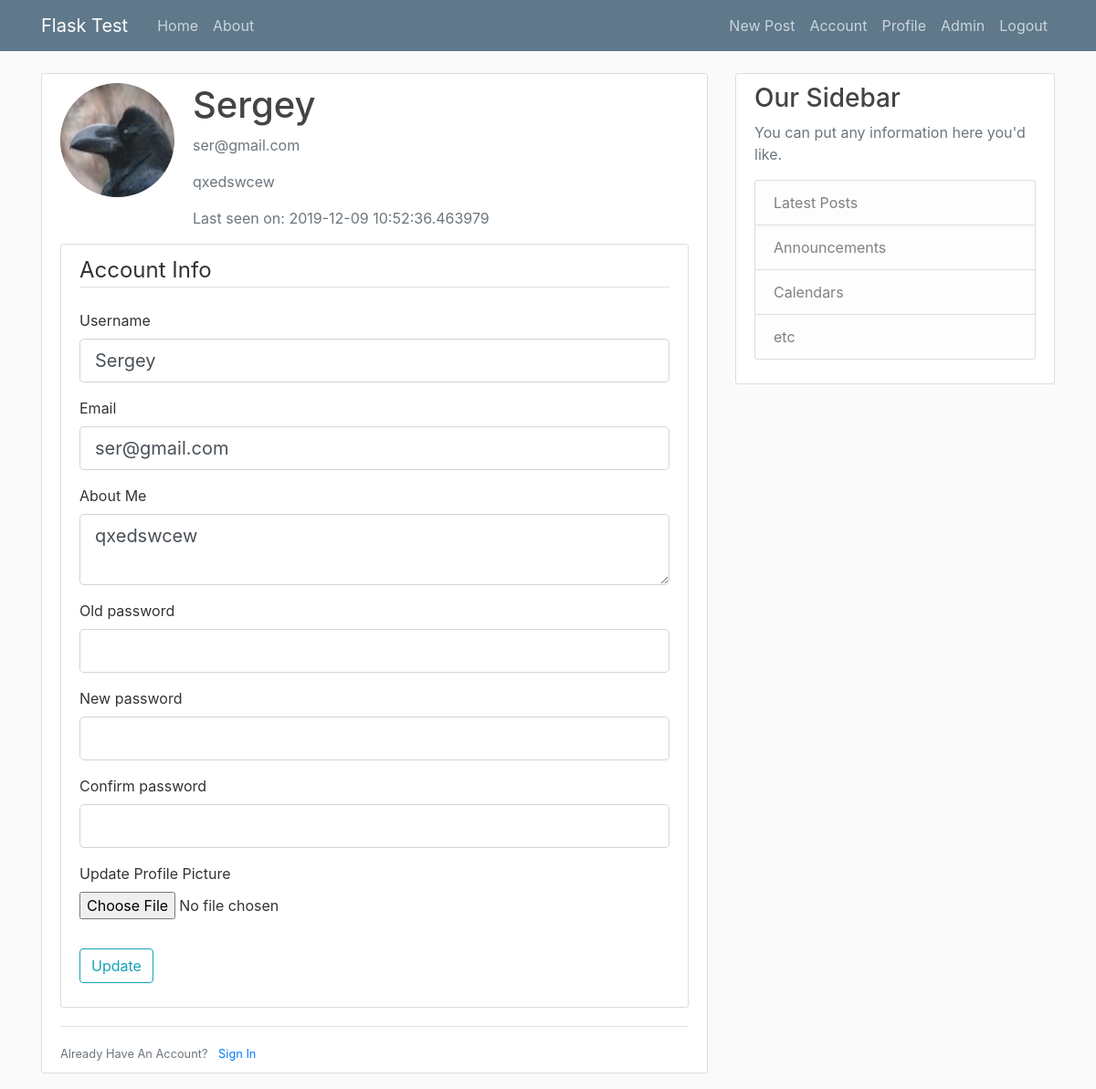
Page /account (signed in) on the committed database.
### flaskblog/models.py (models this page shows, shortened)
class User(db.Model, UserMixin):
    id = db.Column(db.Integer, primary_key=True)
    username = db.Column(db.String(20), unique=True, nullable=False)
    email = db.Column(db.String(120), unique=True, nullable=False)
    image_file = db.Column(db.String(20), nullable=False, default='default.jpg')
    password = db.Column(db.String(60), nullable=False)
    posts = db.relationship('Post', backref='author', lazy=True)
    about_me = db.Column(db.String(140))
    last_seen = db.Column(db.DateTime, default=datetime.utcnow)
    admin = db.Column(db.Boolean())
    notes = db.Column(db.UnicodeText)
    followed = db.relationship(
        'User', secondary=followers,
        primaryjoin=(followers.c.follower_id == id),
        secondaryjoin=(followers.c.followed_id == id),
        backref=db.backref('followers', lazy='dynamic'), lazy='dynamic')

### flaskblog/routes.py (the view)
@app.route("/account", methods=['GET', 'POST'])
@login_required
def account():
    form = UpdateAccountForm()
    if form.validate_on_submit():
        if form.picture.data:
            picture_file = save_picture(form.picture.data)
            current_user.image_file = picture_file
        current_user.username = form.username.data
        current_user.email = form.email.data
        current_user.about_me = form.about_me.data
        if form.old_pass.data and bcrypt.check_password_hash(current_user.password, form.old_pass.data):
            hashed_password = bcrypt.generate_password_hash(form.new_pass.data).decode('utf-8')
            current_user.password = hashed_password
        elif form.old_pass.data and bcrypt.check_password_hash(current_user.password, form.old_pass.data) == False:
            flash('Old password is wrong!', 'danger')
            return redirect('account')
        db.session.commit()
        flash('Your account has been updated!', 'success')
        return redirect(url_for('account'))
    elif request.method == 'GET':
        form.username.data = current_user.username
        form.email.data = current_user.email
        form.about_me.data = current_user.about_me
    image_file = url_for('static', filename='profile_pics/' + current_user.image_file)
    return render_template('account.html', title='Account', image_file=image_file, form=form)

### flaskblog/forms.py (shortened to what this page needs)
class UpdateAccountForm(FlaskForm):
    username = StringField('Username', validators=[DataRequired(), Length(min=2, max=20)])
    email = StringField('Email', validators=[DataRequired(), Email()])
    about_me = TextAreaField('About Me')
    picture = FileField('Update Profile Picture', validators=[FileAllowed(['jpg', 'png'])])
    old_pass = PasswordField('Old password')
    new_pass = PasswordField('New password')
    confirm_pass = PasswordField('Confirm password', validators=[EqualTo('new_pass')])
    submit = SubmitField('Update')

### flaskblog/models.py (called while the page is built)
@login_manager.user_loader
def load_user(user_id):
    return User.query.get(int(user_id))

### flaskblog/routes.py (called while the page is built)
@app.before_request
def before_request():
    if current_user.is_authenticated:
        current_user.last_seen = datetime.utcnow()
        db.session.commit()

### flaskblog/templates/account.html (shortened to what this page needs)
{% extends "layout.html" %}
{% block content %}
   <div class="content-section">
   	<div class="media">
        <img class="rounded-circle account-img" src="{{ image_file }}">
        <div class="media-body">
    			<h2 class="account-heading">{{ current_user.username }}</h2>
    			<p class="text-secondary">{{ current_user.email }}</p>
                <p class="text-secondary">{{ current_user.about_me }}</p>
                <p class="text-secondary">Last seen on: {{ current_user.last_seen }}</p>
        </div>
   	</div>
   	 <div class="content-section">
         <form method="POST" action="" enctype="multipart/form-data">
            <fieldset class="form-group">
                <legend class="border-bottom mb-4">Account Info</legend>
                <div class="form-group">
                    {{ form.username.label(class="form-control-label") }}
                    {% if form.username.errors %}
                        {{ form.username(class="form-control form-control-lg is-invalid") }}
                        <div class="invalid-feedback">
                            {% for error in form.username.errors %}
                                <span>{{ error }}</span>
                            {% endfor %}
                        </div>
                    {% else %}
                        {{ form.username(class="form-control form-control-lg") }}
                    {% endif %}
                </div>
                <div class="form-group">
                    {{ form.email.label(class="form-control-label") }}
                    {% if form.email.errors %}
                        {{ form.email(class="form-control form-control-lg is-invalid") }}
                        <div class="invalid-feedback">
                            {% for error in form.email.errors %}
                                <span>{{ error }}</span>
                            {% endfor %}
                        </div>
                    {% else %}
                        {{ form.email(class="form-control form-control-lg") }}
                    {% endif %}
                </div>
                <div class="form-group">
                    {{ form.about_me.label(class="form-control-label") }}
                    {% if form.about_me.errors %}
                        {{ form.about_me(class="form-control form-control-lg is-invalid") }}
                        <div class="invalid-feedback">
                            {% for error in form.about_me.errors %}
                                <span>{{ error }}</span>
                            {% endfor %}
                        </div>
                    {% else %}
                        {{ form.about_me(class="form-control form-control-lg") }}
                    {% endif %}
                </div>
            <div class="form-group">
                    {{ form.old_pass.label(class="form-control-label") }}
                    {% if form.old_pass.errors %}
                        {{ form.old_pass(class="form-control form-control-lg is-invalid") }}
                        <div class="invalid-feedback">
                            {% for error in form.old_pass.errors %}
                                <span>{{ error }}</span>
                            {% endfor %}
                        </div>
                    {% else %}
                        {{ form.old_pass(class="form-control form-control-lg") }}
                    {% endif %}
                </div>
                <div class="form-group">
                    {{ form.new_pass.label(class="form-control-label") }}
                    {% if form.new_pass.errors %}
                        {{ form.new_pass(class="form-control form-control-lg is-invalid") }}
                        <div class="invalid-feedback">
                            {% for error in form.new_pass.errors %}
                                <span>{{ error }}</span>
                            {% endfor %}
                        </div>
                    {% else %}
                        {{ form.new_pass(class="form-control form-control-lg") }}
                    {% endif %}
                </div>
                <div class="form-group">
                    {{ form.confirm_pass.label(class="form-control-label") }}
                    {% if form.confirm_pass.errors %}
                        {{ form.confirm_pass(class="form-control form-control-lg is-invalid") }}
                        <div class="invalid-feedback">
                            {% for error in form.confirm_pass.errors %}
                                <span>{{ error }}</span>
                            {% endfor %}
                        </div>
                    {% else %}
                        {{ form.confirm_pass(class="form-control form-control-lg") }}
                    {% endif %}
                </div>
                <div class="form-group">
                	{{ form.picture.label() }}
                	{{ form.picture(class="form-control-file") }}
                </div>
            </fieldset>
            <div class="form-group">
                {{ form.submit(class="btn btn-outline-info") }}
            </div>
        </form>
    </div>
    <div class="border-top pt-3">
        <small class="text-muted">
            Already Have An Account? <a class="ml-2" href="{{ url_for('login') }}">Sign In</a>
        </small>
    </div>
   </div>
{% endblock content %}

### flaskblog/static/main.css (style rules this page uses)
body { background: #fafafa; color: #333333; margin-top: 5rem; }
h1, h2, h3, h4, h5, h6 { color: #444444; }
.content-section { background: #ffffff; padding: 10px 20px; border: 1px solid #dddddd; border-radius: 3px; margin-bottom: 20px; }
.account-img { height: 125px; width: 125px; margin-right: 20px; margin-bottom: 16px; }
.account-heading { font-size: 2.5rem; }

### rows in the picture
User: username "Sergey", email "ser@gmail.com", about_me "qxedswcew", last_seen "2019-12-09 10:52:36.463979"
